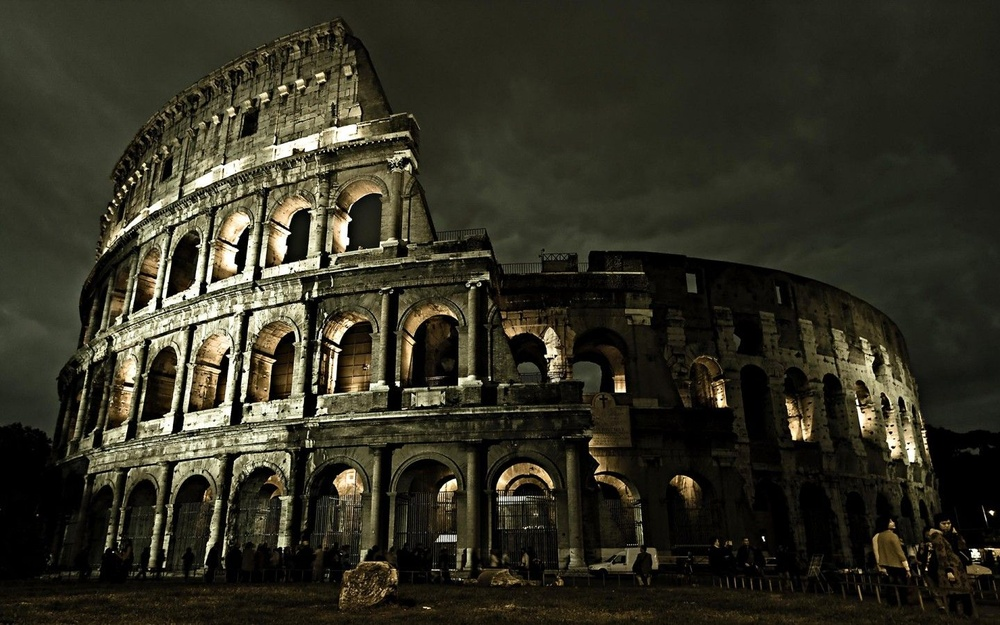
%> input picture PA5/roman.jpg, 1000 x 625 px, shrunk from 1440 x 900 before the run
$ octave PA5.m   (GNU Octave 9; MATLAB toolbox functions it lacks are replaced by stand-ins)
%> lines starting %> are read from the running program, lines starting %| are printed output that depends on the picture
%% 1
image = imread('roman.jpg');
%> image is the input picture: size 625x1000x3 uint8; mean R, G, B 49.5, 47.8, 35
R = image(:,:,1);
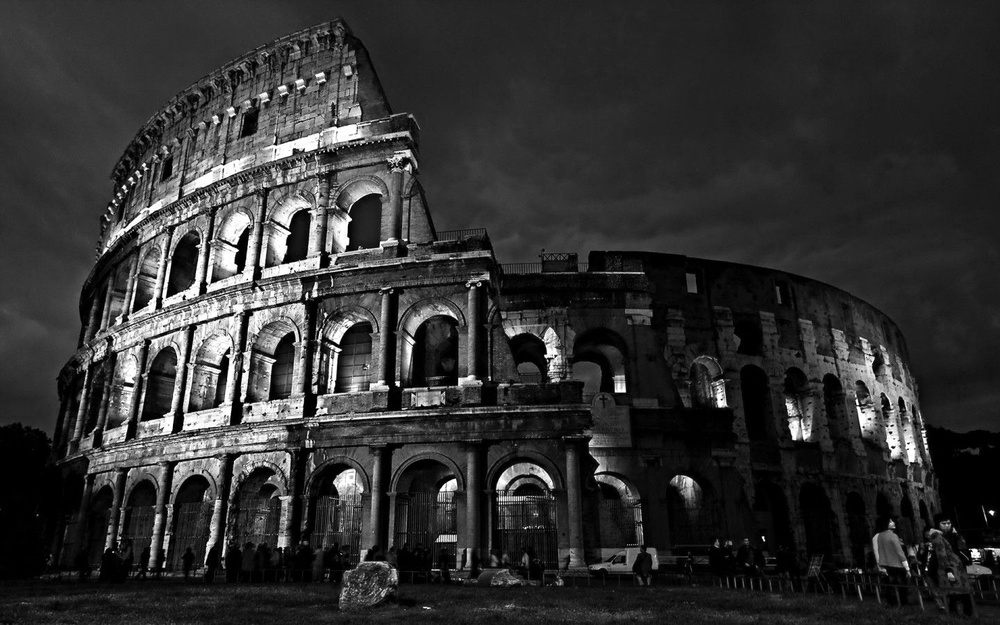
%> R: size 625x1000 uint8; min 0, max 255, mean 49.5
G = image(:,:,2);
B = image(:,:,3);
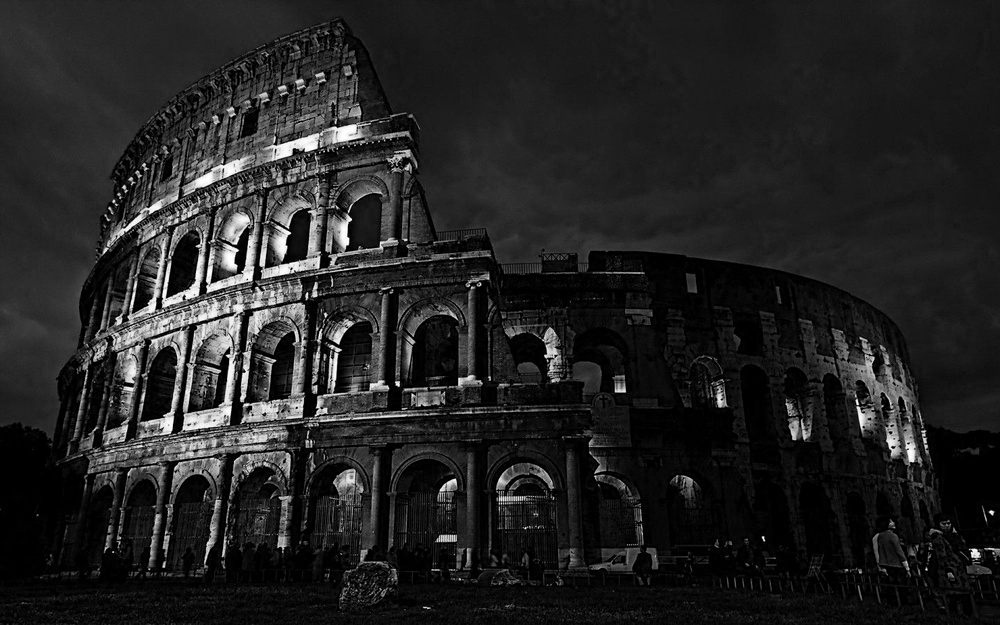
%> B: size 625x1000 uint8; min 0, max 255, mean 35

% 进行直方图均衡化
eq_R = histeq(R);

% 显示图像
figure;
subplot(1, 2, 1);
imshow(R);
title('原始红色通道图像');
subplot(1, 2, 2);
imshow(eq_R);
title('直方图均衡化后的红色通道图像');

%% 2
% 生成0-1之间的指数分布数据
exp = uint8(255 * -log(1-rand(size(R))));

% 生成-1-1的正态分布数据
e = 0; % 期望值
v = 1; % 标准差
gaussian = uint8(255 * (v * randn(size(R)) + e));

% 对 red_channel 进行直方图匹配
exp_R = imhistmatch(R, exp);
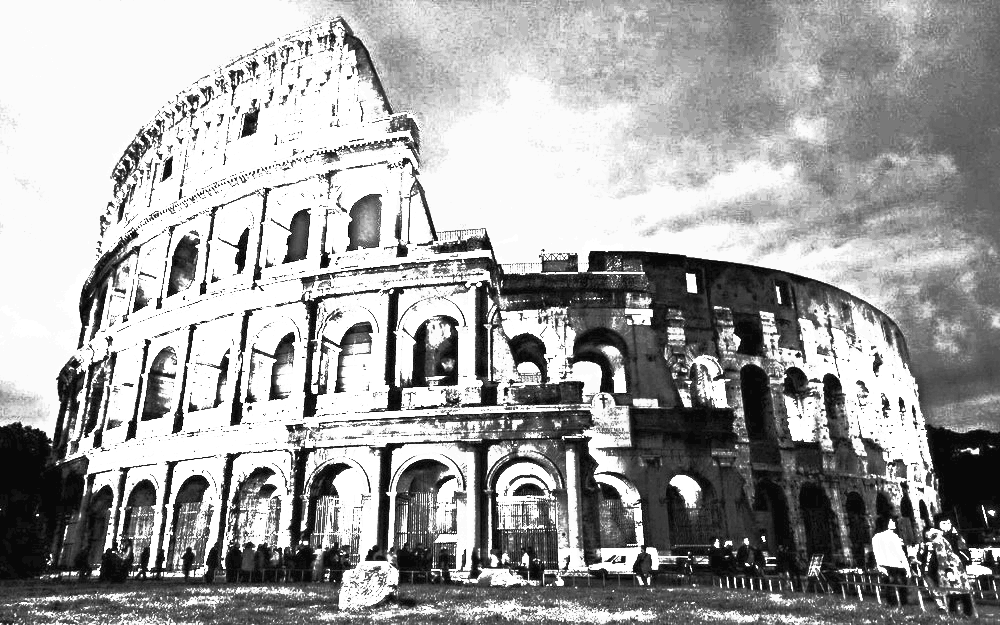
%> exp_R: size 625x1000 uint8; min 8, max 255, mean 161.5
gaussian_R = imhistmatch(R, gaussian);
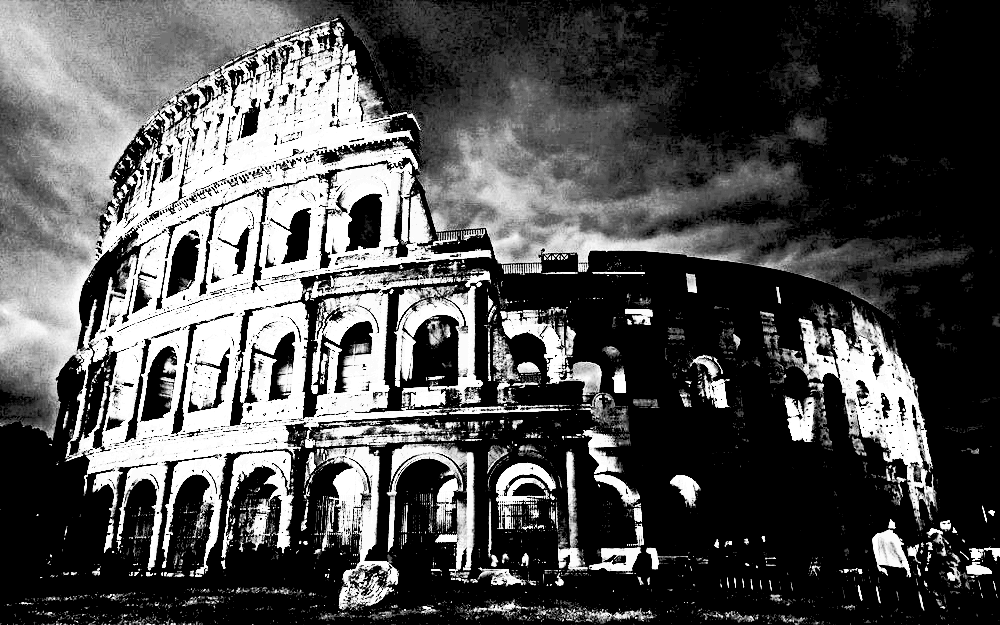
%> gaussian_R: size 625x1000 uint8; min 0, max 255, mean 81

% 显示图像
figure;
subplot(1, 3, 1);
imshow(R);
title('原始红色通道图像');
subplot(1, 3, 2);
imshow(exp_R);
title('经指数分布直方图匹配后的红色通道图像');
subplot(1, 3, 3);
imshow(gaussian_R);
title('经高斯分布直方图匹配后的红色通道图像');

%% 3
% 对每个通道进行直方图均衡化
eq_R = histeq(R);
eq_G = histeq(G);
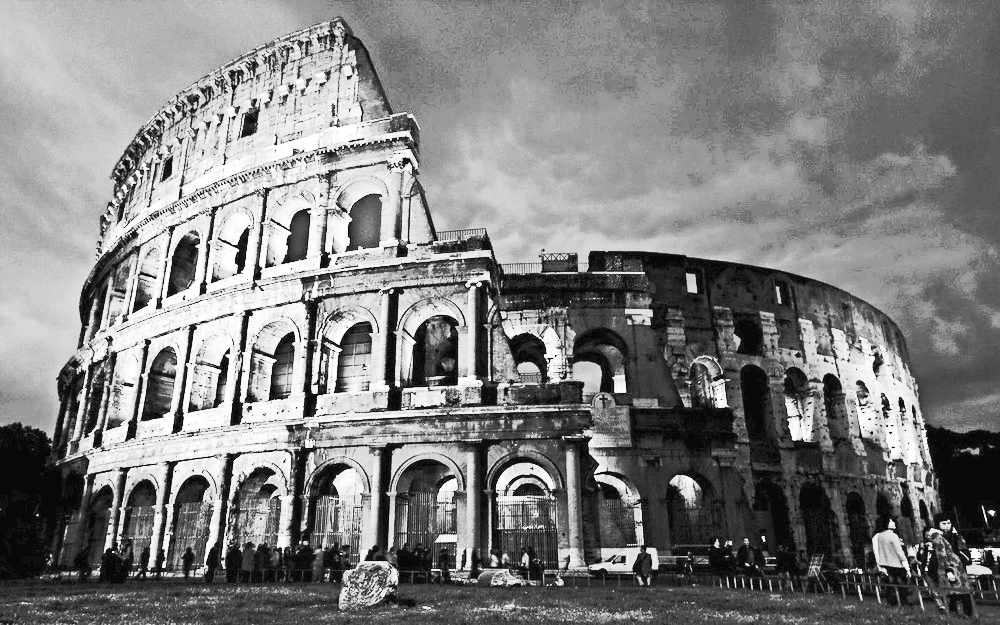
%> eq_G: size 625x1000 uint8; min 8, max 255, mean 127.2
eq_B = histeq(B);
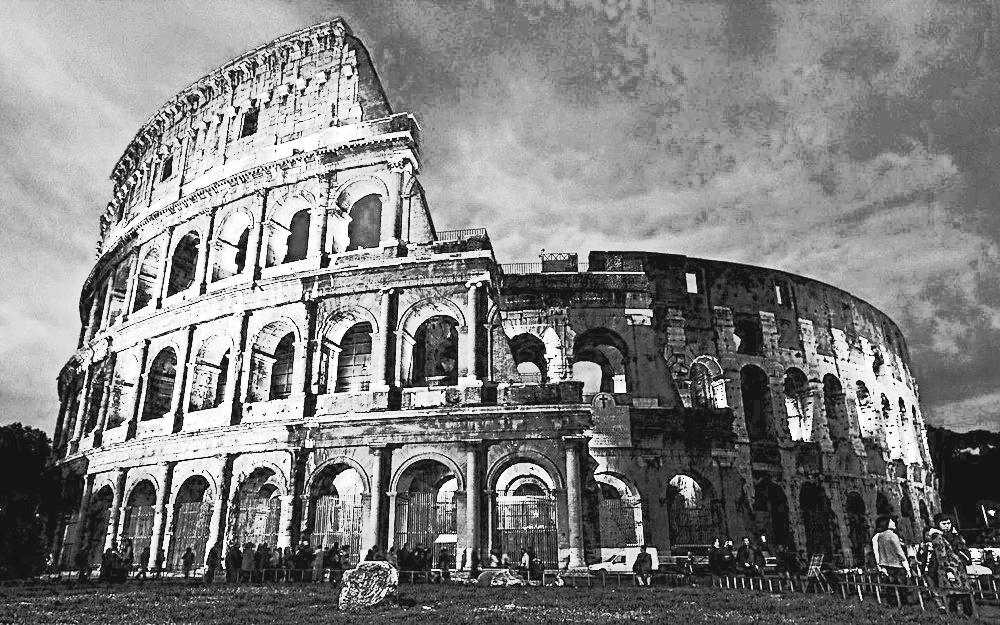
%> eq_B: size 625x1000 uint8; min 20, max 255, mean 128.3

% 合并均衡化后的通道
eq_img = cat(3, eq_R, eq_G, eq_B);

% 显示图像
figure;
subplot(1, 2, 1);
imshow(image);
title('原始图像');
subplot(1, 2, 2);
imshow(eq_img);
title('直方图均衡化后的图像');

%% 4
% 转换到HSV空间
hsv = rgb2hsv(image);
%> hsv: size 625x1000x3 double; mean H, S, V 0.167, 0.389, 0.197

% 对亮度V进行直方图均衡化
hsv(:,:,3) = histeq(hsv(:,:,3));
%> hsv: size 625x1000x3 double; mean H, S, V 0.167, 0.389, 0.498

% 转换回RGB空间
eq_img = hsv2rgb(hsv);
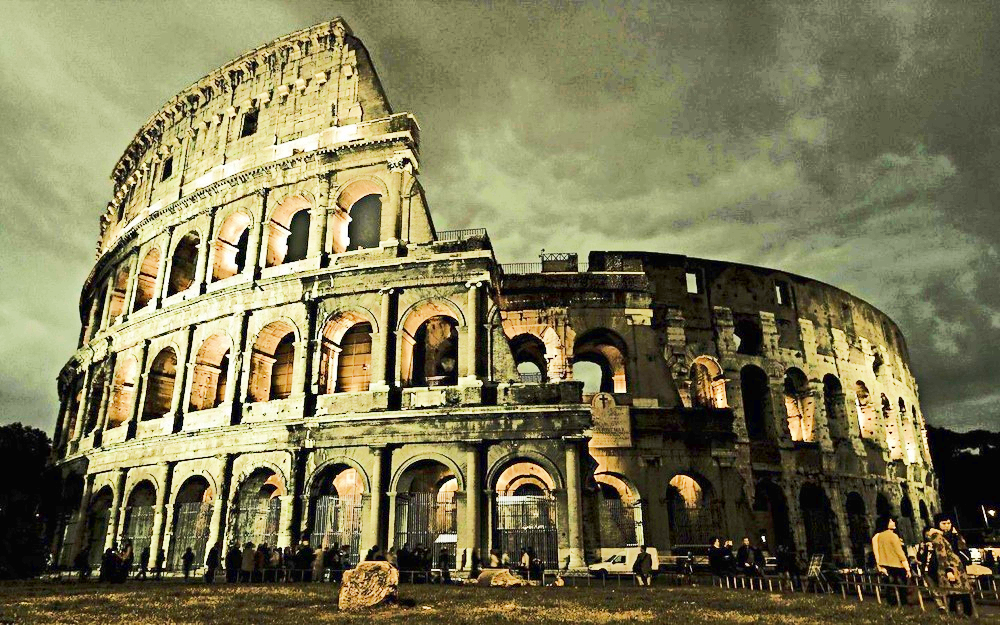
%> eq_img: size 625x1000x3 double; mean R, G, B 0.488, 0.472, 0.333

% 显示图像
figure;
subplot(1, 2, 1);
imshow(image);
title('原始图像');
subplot(1, 2, 2);
imshow(eq_img);
title('在HSV空间直方图均衡化后的图像');

$ run again, with PA5/PA5_1.jpg copied over PA5/roman.jpg
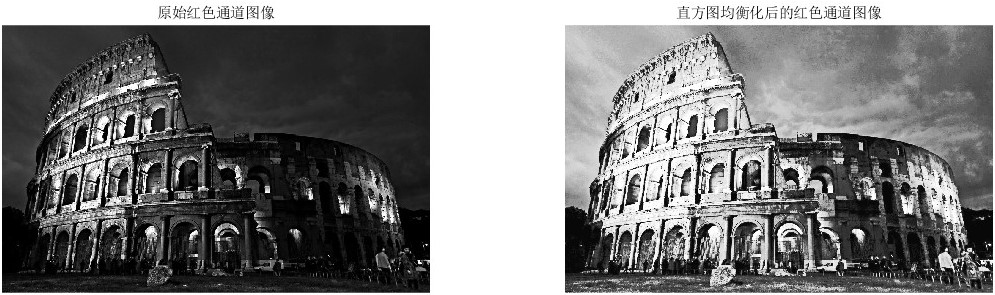
%> input picture PA5/PA5_1.jpg, 995 x 295 px
%> image is the input picture: size 295x995x3 uint8; min 0, max 255, mean 124.4
%> `exp_R = imhistmatch(R, exp);`:
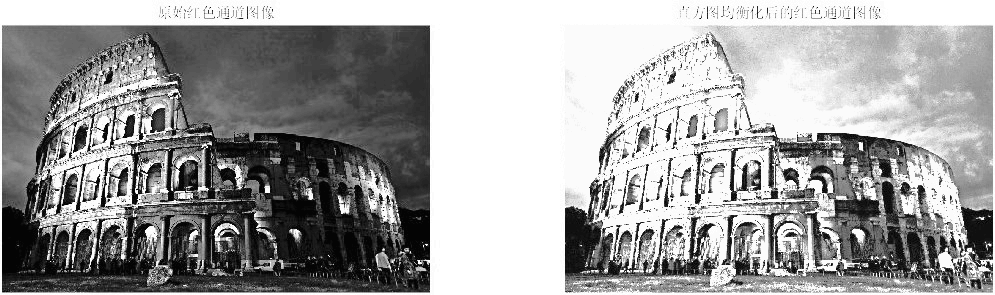
%> exp_R: size 295x995 uint8; min 4, max 255, mean 159.7
%> `gaussian_R = imhistmatch(R, gaussian);`:
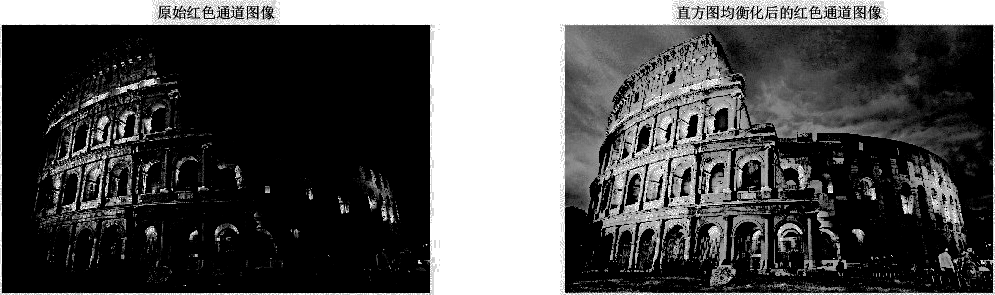
%> gaussian_R: size 295x995 uint8; min 0, max 255, mean 80.6

$ run again, with PA5/PA5_2.jpg copied over PA5/roman.jpg
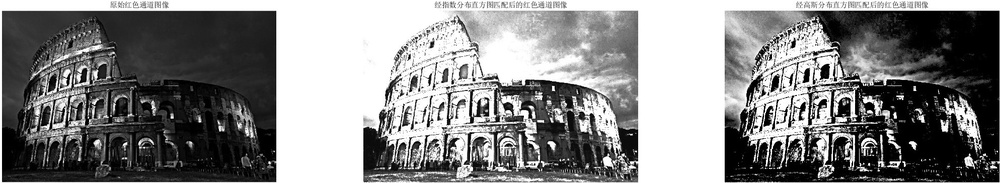
%> input picture PA5/PA5_2.jpg, 1000 x 183 px, shrunk from 1987 x 364 before the run
%> image is the input picture: size 183x1000x3 uint8; min 0, max 255, mean 132.2
%> `exp_R = imhistmatch(R, exp);`:
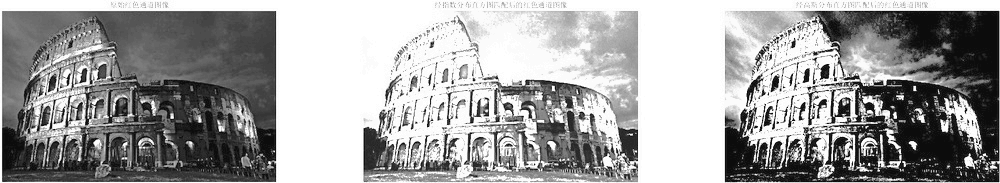
%> exp_R: size 183x1000 uint8; min 12, max 255, mean 159.9
%> `gaussian_R = imhistmatch(R, gaussian);`:
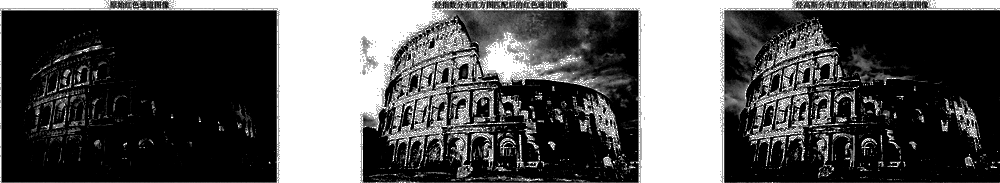
%> gaussian_R: size 183x1000 uint8; min 0, max 255, mean 83.4
